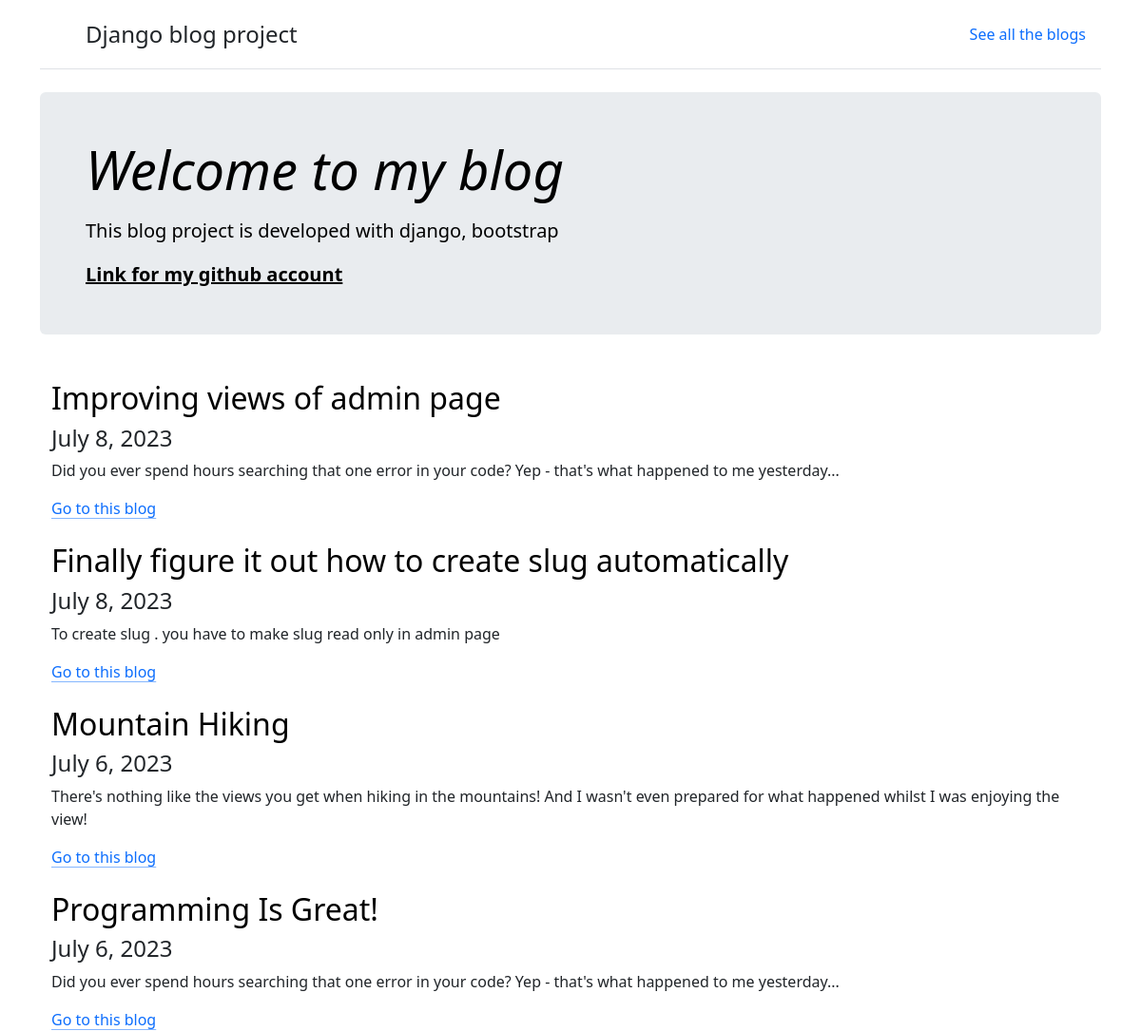
The page / on the database its author committed.
### blog/models.py (models this page shows, shortened)
class Post(models.Model):
    title = models.CharField(max_length=100)
    excerpt = models.CharField(max_length=500)
    image_name = models.CharField(max_length=200)
    date = models.DateField(auto_now_add=True)
    content = models.CharField(max_length=900)
    author = models.ForeignKey(Author, on_delete=models.CASCADE, null=False)
    tags = models.ManyToManyField(Tag, null=False, default="")
    slug = models.SlugField(unique=True, db_index=True)
    def get_absolute_url(self):
        return reverse("single_blog", args=[self.slug])

### blog/views.py (the view)
# urls.py: path("", views.index, name="home"),
def index(request):
    posts = Post.objects.all().order_by("-date")[:4]
    return render(request, "blog/index.html", {
        "new_posts": posts
    })

### blog/templates/blog/index.html (shortened to what this page needs)
{% load static %}
<!DOCTYPE html>
<html lang="en">
<head>
    <link rel="stylesheet" href="{% static './css/bootstrap.css'%}">
</head>
<body>
  <div class="mb-1200">
  <div class="container" styles="margin-bottom: 300px">
    <header class="d-flex flex-wrap justify-content-center py-3 mb-4 border-bottom">
      <a href="/" class="d-flex align-items-center mb-3 mb-md-0 me-md-auto text-dark text-decoration-none">
        <svg class="bi me-2" width="40" height="32"><use xlink:href="#bootstrap"></use></svg>
        <span class="fs-4">Django blog project</span>
      </a>
      <ul class="nav nav-pills">
        <li class="nav-item"><a href="{% url "projects" %}" class="nav-link" aria-current="page">See all the blogs</a></li>
      </ul>
    </header>
  </div>
  <main class="container">
    <div class="p-4 p-md-5 mb-4 rounded text-body-emphasis bg-body-secondary">
      <div class="col-lg-6 px-0">
        <h1 class="display-4 fst-italic">Welcome to my blog</h1>
        <p class="lead my-3">This blog project is developed with django, bootstrap</p>
        <p class="lead mb-0"><a href="https://github.com/jimmy2156" class="text-body-emphasis fw-bold">Link for my github account</a></p>
      </div>
    </div>
    {% for post in new_posts %}
   <div class="container d-flex justify-content-around">
    <div class="feature col" styles="width: auto; height: 395px;">
      <h3 class="fs-2 text-body-emphasis">{{ post.title }}</h3>
      <h4>{{ post.date }}</h4>
      <p>{{ post.excerpt }}</p>
      <a href="{{ post.get_absolute_url }}" class="icon-link">
        Go to this blog
      </a>
    </div>
    </div>
      {% endfor %}
    </div>
</body>
</html>

### rows shown on the page
Post: title "Improving views of admin page", date "July 8, 2023", excerpt "Did you ever spend hours searching that one error in your code? Yep - that's what happened to me yesterday..."
Post: title "Finally figure it out how to create slug automatically", date "July 8, 2023", excerpt "To create slug . you have to make slug read only in admin page"
Post: title "Mountain Hiking", date "July 6, 2023", excerpt "There's nothing like the views you get when hiking in the mountains! And I wasn't even prepared for what happened whilst I was enjoying the view!"
Post: title "Programming Is Great!", date "July 6, 2023", excerpt "Did you ever spend hours searching that one error in your code? Yep - that's what happened to me yesterday..."
